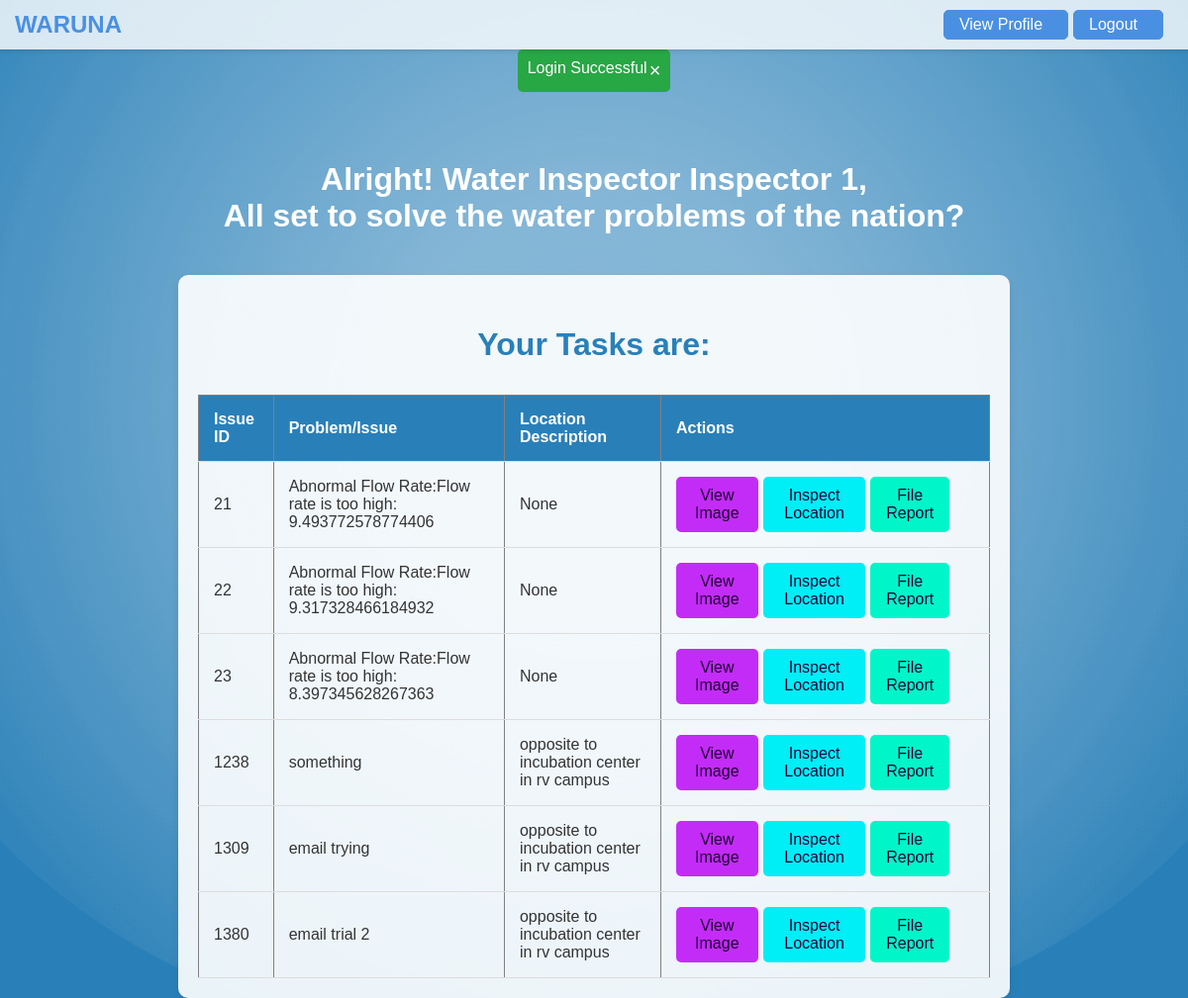
The app's page /inspector_dashboard (signed in) with its own data.
### tables this page shows
CREATE TABLE reported_problems 
                 (id INTEGER PRIMARY KEY AUTOINCREMENT, location TEXT, landmark TEXT, 
                 location_description TEXT, issue_image TEXT, issue_description TEXT, 
                 email TEXT, date TEXT, lat REAL, lng REAL, assigned_to TEXT, status TEXT);

### app.py (the view)
@app.route('/inspector_dashboard')
def inspector_dashboard():
    if 'employee_id' in session and session['role'] == 'Water Inspector':
        name = session['name']
        conn = sqlite3.connect('waruna.db')
        c = conn.cursor()
        c.execute("SELECT id, issue_description, location_description, lat, lng FROM reported_problems WHERE assigned_to = ?",
                  (session['employee_id'],))
        tasks = c.fetchall()
        conn.close()
        flash('Login Successful', 'success')
        return render_template('inspector_dashboard.html', name=name, tasks=tasks)
    else:
        flash('Please log in as a Water Inspector to access this page', 'error')
        return redirect(url_for('login'))

### templates/inspector_dashboard.html (shortened to what this page needs)
<!DOCTYPE html>
<html lang="en">
<head>
</head>
<body>
    <nav class="navbar">
        <a class="navbar-brand" href="#">WARUNA</a>
        <div class="boxes">
            <div class="login-box"><a class="nav-link" href="/view_profile">View Profile</a></div>
            <div class="login-box"><a class="nav-link" href="/logout">Logout</a></div>
        </div>
    </nav>
    {% with messages = get_flashed_messages() %}
    {% if messages %}
    <div id="flash-messages" class="flash-messages">
        <ul>
            {% for message in messages %}
            <li>
                <span class="close" style="margin-left: 2px;">&times;</span>
                {{ message }}
            </li>
            {% endfor %}
        </ul>
    </div>
    {% endif %}
    {% endwith %}
    <div class="background-animation">
    </div>
    <h1 class="title">Alright! Water Inspector {{ name }},<br> All set to solve the water problems of the nation?</h1>
    <div class="container">
        <p class="yta">Your Tasks are: </p>
        <table border="1">
            <thead>
                <tr>
                    <th>Issue ID</th>
                    <th>Problem/Issue</th>
                    <th>Location Description</th>
                    <th>Actions</th>
                </tr>
            </thead>
            <tbody>
                {% for task in tasks %}
                <tr>
                    <td>{{ task[0] }}</td>
                    <td>{{ task[1] }}</td>
                    <td>{{ task[2] }}</td>
                    <td>
                        <div class="boxes">
                        <a href="{{ url_for('view_image', issue_id=task[0]) }}" class="btn btn-showimg" target="_blank" >View Image</a>
                        <a href="{{ url_for('inspect_location', lat=task[3], lng=task[4]) }}" class="btn btn-insloc" target="_blank" >Inspect Location</a>
                        <a href="{{ url_for('file_report', issue_id=task[0]) }}" class="btn btn-filerepo" target="_blank" >File Report</a>
                        </div>
                    </td>
                </tr>
                {% endfor %}
            </tbody>
        </table>
    </div>
    <div class="background-animation">
    </div>
</body>
</html>

### templates/inspector_dashboard.html (style rules this page uses)
body { font-family: Arial, sans-serif; background-color: #2980b9; margin: 0; padding: 0; display: flex; flex-direction: column; align-items: center; min-height: 100vh; overflow: hidden; position: relative; }
.navbar { background: rgba(255, 255, 255, 0.8); padding: 10px 20px; display: flex; justify-content: space-between; align-items: center; box-shadow: 0 2px 4px rgba(0, 0, 0, 0.1); position: relative; width: 100%; top: 0; z-index: 1000; }
.navbar-brand { font-weight: bold; color: #4A90E2; text-decoration: none; font-size: 1.5rem; margin-left: 15px; }
.login-box { border: 1px solid #4A90E2; padding: 5px 15px; border-radius: 5px; background: #4A90E2; color: white; margin-right: 5px; }
.login-box a { color: white; text-decoration: none; }
.boxes { display: flex; margin-right: 20px; }
.background-animation { position: fixed; top: 0; left: 0; width: 100%; height: 100%; z-index: -1; }
.title { font-size: 32px; color: #fff; text-align: center; margin-top: 50px; animation: floatUp 1s ease-out; }
.container { max-width: 800px; padding: 20px; border-radius: 10px; background-color: rgba(255, 255, 255, 0.9); box-shadow: 0 4px 8px rgba(0, 0, 0, 0.1); margin-top: 20px; animation: floatUp 1s ease-out; }
table { width: 100%; border-collapse: collapse; margin-top: 20px; animation: fadeInTable 1s ease-out; }
th, td { padding: 15px; text-align: left; border-bottom: 1px solid #ddd; color: #333; }
th { background-color: #2980b9; color: #fff; }
a { text-decoration: none; color: #2980b9; margin-right: 10px; transition: color 0.3s ease; }
.yta { font-size: xx-large; font-weight: bold; text-align: center; color: #2980b9; }
.flash-messages { background-color: #28a745; color: #fff; padding: 10px; margin-bottom: 20px; border-radius: 5px; position: relative; }
.flash-messages ul { list-style-type: none; margin: 0; padding: 0; }
.flash-messages .close { color: #fff; float: right; font-size: 20px; cursor: pointer; }
.btn { padding: 10px 15px; text-align: center; text-decoration: none; display: inline-block; border-radius: 5px; cursor: pointer; margin-right: 5px; }
.btn-showimg { background-color: #c32cf6; color: rgb(32, 0, 52); }
.btn-insloc { background-color: #00eef6; color: rgb(32, 0, 52); }
.btn-filerepo { background-color: #00f6c9; color: rgb(32, 0, 52); }

### records on screen
reported_problems: id "21", issue_description "Abnormal Flow Rate:Flow rate is too high: 9.493772578774406", task "None"
reported_problems: id "22", issue_description "Abnormal Flow Rate:Flow rate is too high: 9.317328466184932", task "None"
reported_problems: id "23", issue_description "Abnormal Flow Rate:Flow rate is too high: 8.397345628267363", task "None"
reported_problems: id "1238", issue_description "something", location_description "opposite to incubation center in rv campus"
reported_problems: id "1309", issue_description "email trying", location_description "opposite to incubation center in rv campus"
reported_problems: id "1380", issue_description "email trial 2", location_description "opposite to incubation center in rv campus"

### other values on screen
{{ message }} "Login Successful"
{{ name }} "Inspector 1"
